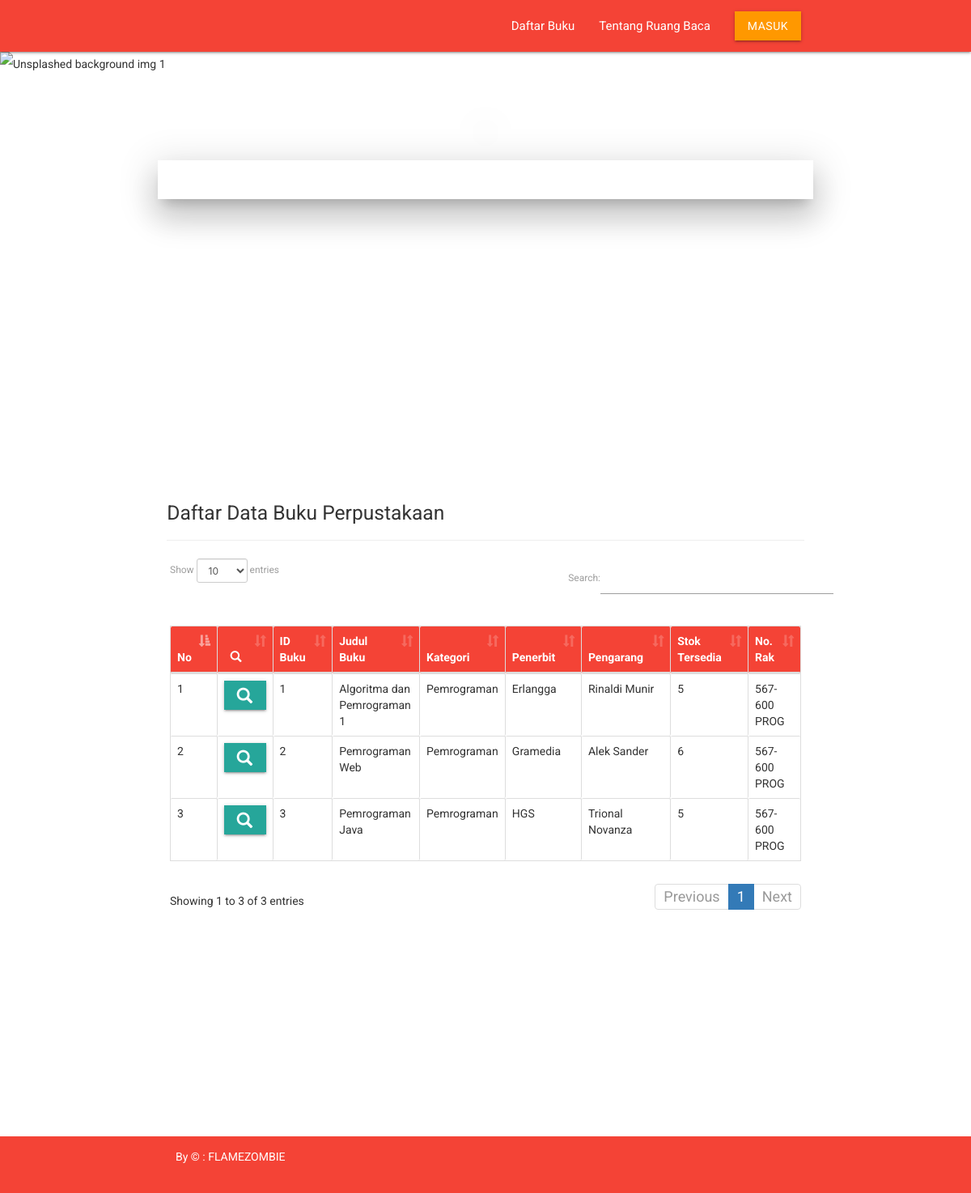
/index.php/buku/list_buku, run on the app's committed database.
### tables this page shows
CREATE TABLE `tb_buku` (
  `id_buku` char(15) NOT NULL,
  `ISBN` varchar(20) NOT NULL,
  `judul` varchar(100) NOT NULL,
  `id_kategori` int(3) NOT NULL,
  `id_penerbit` int(3) NOT NULL,
  `id_pengarang` int(3) NOT NULL,
  `no_rak` int(2) NOT NULL,
  `thn_terbit` year(4) NOT NULL,
  `stok` int(3) NOT NULL,
  `ket` text NOT NULL
);

CREATE TABLE `tb_kategori` (
  `id_kategori` int(3) NOT NULL,
  `kategori` varchar(50) NOT NULL
);

CREATE TABLE `tb_penerbit` (
  `id_penerbit` int(3) NOT NULL,
  `nama_penerbit` varchar(50) NOT NULL,
  `id_provinsi` int(4) NOT NULL
);

CREATE TABLE `tb_pengarang` (
  `id_pengarang` int(3) NOT NULL,
  `nama_pengarang` varchar(50) NOT NULL
);

CREATE TABLE `tb_rak` (
  `no_rak` int(2) NOT NULL,
  `nama_rak` varchar(50) NOT NULL,
  `id_kategori` int(3) NOT NULL
);

### application/controllers/Buku.php (called while the page is built, shortened)
<?php if ( ! defined('BASEPATH')) exit('No direct script access allowed');
class Buku extends CI_Controller {
	public function list_buku(){
		$data['title']='Daftar buku';
			$data['data_buku'] = $this->Buku_model->getAllData("tb_buku");
			$data['data_kategori'] = $this->Buku_model->getAllData("tb_kategori");
			$data['data_penerbit'] = $this->Buku_model->getAllData("tb_penerbit");
			$data['data_pengarang'] = $this->Buku_model->getAllData("tb_pengarang");
			$data['data_rak'] = $this->Buku_model->getAllData("tb_rak");
			$data['model'] = $this->Buku_model;
			$tmp['content']=$this->load->view('global/R_buku',$data, TRUE);
			$this->load->view('global/layout',$tmp);
		}
}

### index.php (called while the page is built, shortened)
<?php
require_once BASEPATH.'core/CodeIgniter.php';

### application/views/global/R_buku.php (the view, shortened to what this page needs)
<div class="row">
	<div class="col m12">
		<h5>Daftar Data Buku Perpustakaan</h5>
		<hr>
	</div>
	<link rel="stylesheet" href="<?php echo base_url(); ?>assets/plugins/datatables/dataTables.bootstrap.css">
	<table id="table-buku" class="table  table-bordered" cellspacing="0" width="100%">
		<thead class="red white-text">
			<tr>
				<th>No</th>
				<th class="center"> <i class="glyphicon glyphicon-search"></i></th>
				<th>ID Buku</th>
				<th>Judul Buku</th>
				<th>Kategori</th>
				<th>Penerbit</th>
				<th>Pengarang</th>
				<th>Stok Tersedia</th>
				<th>No. Rak</th>
			</tr>
		</thead>
		<tbody>
			<?php
  $no = 1;
    foreach($data_buku->result_array() as $op)
    {
    ?>
			<tr>
				<td><?php echo $no++ ;?></td>
				<td class="details-control"><i class="btn btn-box-tool" data-toggle="tooltip"
						title="Tampilkan Detail"><i class="glyphicon glyphicon-search"></i></i>
				</td>
				<td><?php echo $op['id_buku'];?></td>
				<td><?php echo $op['judul'];?></td>
				<td><?php $kategori=$op['id_kategori'];
                    foreach ($data_kategori ->result_array()  as $op2) {
                      if($op2['id_kategori']==$kategori){
                          echo $op2['kategori'];
                      }
                    }?></td>
				<td><?php $penerbit=$op['id_penerbit'];
                    foreach ($data_penerbit ->result_array()  as $op2) {
                      if($op2['id_penerbit']==$penerbit){
                          echo $op2['nama_penerbit'];
                      }
                    }?></td>
				<td><?php $pengarang=$op['id_pengarang'];
                    foreach ($data_pengarang->result_array()  as $op2) {
                      if($op2['id_pengarang']==$pengarang){
                          echo $op2['nama_pengarang'];
                      }
                    }?></td>
				<td><?php $model->countRow(1,$op['id_buku']);?></td>
				<td><?php $no_rak=$op['no_rak'];
                    foreach ($data_rak->result_array()  as $op2) {
                      if($op2['no_rak']==$no_rak){
                          echo $op2['nama_rak'];
                      }
                    }?></td>
			</tr>
			<?php
    }
  ?>
		</tbody>
	</table>
</div>

### application/models/Buku_model.php (shortened to what this page needs)
<?php if ( ! defined('BASEPATH')) exit('No direct script access allowed');
class Buku_model extends CI_Model
 {
	public function getAllData($table)
	{
		return $this->db->get($table);
	}
	public function countRow($status,$id_buku){
		$query = $this->db->query("SELECT status FROM tb_detail_buku WHERE status='".$status."' AND id_buku='".$id_buku."'");
		echo $query->num_rows();
	}
}

### application/views/global/layout.php (shortened to what this page needs)
<!DOCTYPE html>
<html xmlns="http://www.w3.org/1999/xhtml">
<head>
    <link rel="stylesheet" href="https://cdnjs.cloudflare.com/ajax/libs/ionicons/2.0.1/css/ionicons.min.css">
    <link href="<?php echo base_url(); ?>assets2/css/bootstrap.css" rel="stylesheet" />
    <link href="<?php echo base_url(); ?>assets2/css/materialize.min.css" rel="stylesheet" />
    <link href="<?php echo base_url(); ?>assets2/css/font-awesome.css" rel="stylesheet" />
    <link href="<?php echo base_url(); ?>assets2/css/style.css" rel="stylesheet" />
</head>
<body>
    <div class="navbar-fixed">
            <nav class="red">
                <div class="container">
                        <div class="nav-wrapper">
                            <ul class="right hide-on-med-and-down">
                                <li><a href="<?php echo base_url();?>Buku/list_buku">Daftar Buku</a></li>
                                <li><a href="<?php echo base_url();?>Buku/profile">Tentang Ruang Baca</a></li>
                                <li><a class="btn orange" href="<?php echo base_url();?>/web/log">MASUK</a></li>
                            </ul>
                        </div>
                </div>
            </nav>
          </div>
    <div id="index-banner" class="parallax-container">
    <div class="section no-pad-bot">
      <div class="container">
        <br><br>
        <div class="row center">
        </div>
        <h3 class="header center white-text text-lighten-2 z-depth-5">Perpustakaan Lentera Literasi</h3>
      </div>
    </div>
    <div class="parallax"><img src="<?php echo base_url(); ?>assets2/img/smk.jpg" alt="Unsplashed background img 1"></div>
  </div>
    <div class="content-wrapper">
        <div class="container">
        <?php echo $content; ?>
        </div>
            <div class="row">
                <div class="col-md-12">
                </div>
          </div>
        </div>
        <footer class="red">
        <div class="container">
            <div class="row">
                <div class="col-md-12">
                    By &copy; : <a href="#" target="_blank">FLAMEZOMBIE</a>
                </div>
            </div>
        </div>
      </footer>
</body>
</html>

### assets2/css/style.css (style rules this page uses)
body { font-family: 'Roboto', sans-serif; line-height: 30px; }
.content-wrapper { margin-top: 40px; min-height: 600px; padding-bottom: 60px; }
.btn { border-radius: 0px; -webkit-border-radius: 0px; -moz-border-radius: 0px; }
footer { padding: 10px; color: #fff; font-size: 14px; background-color: #2cc418; }
footer a, footer a:hover { color: #fff; text-decoration: none; }

### data on the page
tb_buku: id_buku "1", judul "Algoritma dan Pemrograman 1", num_rows "5"
tb_kategori: kategori "Pemrograman"
tb_penerbit: nama_penerbit "Erlangga"
tb_pengarang: nama_pengarang "Rinaldi Munir"
tb_rak: nama_rak "567-600 PROG"
tb_buku: id_buku "2", judul "Pemrograman Web", num_rows "6"
tb_penerbit: nama_penerbit "Gramedia"
tb_pengarang: nama_pengarang "Alek Sander"
tb_buku: id_buku "3", judul "Pemrograman Java", num_rows "5"
tb_penerbit: nama_penerbit "HGS"
tb_pengarang: nama_pengarang "Trional Novanza"
